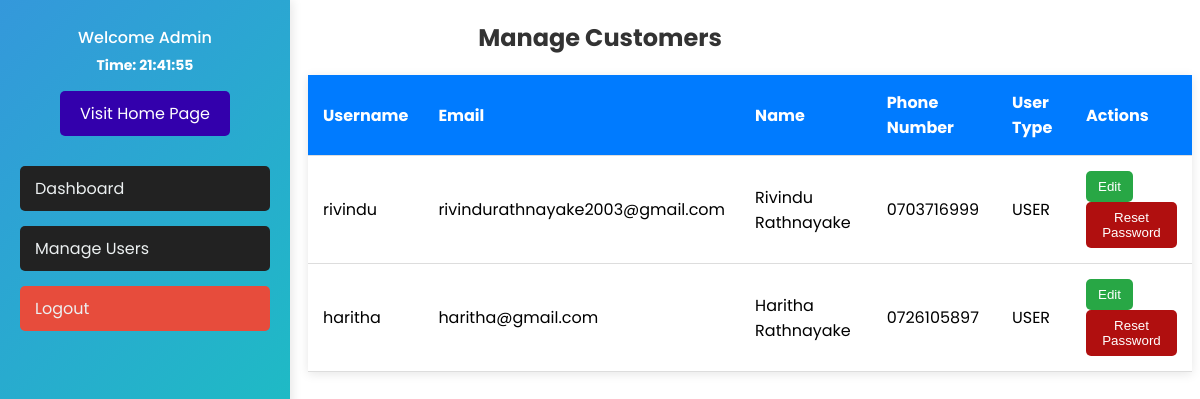
The page /account/admin/manage-regular-users.php (signed in) on the database its author committed.
### tables this page shows
CREATE TABLE IF NOT EXISTS `users` (
  `id` int NOT NULL AUTO_INCREMENT,
  `username` varchar(50) DEFAULT NULL,
  `password` varchar(255) DEFAULT NULL,
  `email` varchar(100) DEFAULT NULL,
  `created_at` timestamp NOT NULL DEFAULT CURRENT_TIMESTAMP,
  `address` varchar(255) DEFAULT NULL,
  `phone_number` varchar(15) DEFAULT NULL,
  `first_name` varchar(255) NOT NULL,
  `last_name` varchar(255) NOT NULL,
  PRIMARY KEY (`id`),
  UNIQUE KEY `username` (`username`)
);

### account/admin/manage-regular-users.php (the view, shortened to what this page needs)
<?php
include '../../global-assets/db.php';
$usersQuery = "SELECT created_at , first_name, last_name, phone_number, email, username FROM users";
$result = mysqli_query($connection, $usersQuery);
?>
<!DOCTYPE html>
<html lang="en">
<head>
    <link rel="stylesheet" href="../../css/manage-shop-manager.css">
    <link rel="stylesheet" href="../../css/admin-sidebar.css">
</head>
<body>
    <h1 class="table-title">Manage Customers</h1>
    <table>
        <thead>
            <tr>
                <th>Username</th>
                <th>Email</th>
                <th>Name</th>
                <th>Phone Number</th>
                <th>User Type</th>
                <th>Actions</th>
            </tr>
        </thead>
        <tbody>
            <?php if (mysqli_num_rows($result) > 0): ?>
                <?php while ($user = mysqli_fetch_assoc($result)): ?>
                    <tr>
                        <td><?php echo htmlspecialchars($user['username']); ?></td>
                        <td><?php echo htmlspecialchars($user['email']); ?></td>
                        <td><?php echo htmlspecialchars($user['first_name'] . ' ' . htmlspecialchars($user['last_name'])); ?></td>
                        <td><?php echo htmlspecialchars($user['phone_number'] ?? ''); ?></td>
                        <td><?php echo htmlspecialchars('USER'); ?></td>
                        <td>
                        <button class="manage-btn" onclick="window.location.href='edit-user-customer.php?username=<?php echo urlencode(htmlspecialchars($user['username'])); ?>'">Edit</button>
                        <button class="reset-password-btn" onclick="resetPassword('<?php echo htmlspecialchars($user['username']); ?>')">Reset Password</button>
                        </td>
                    </tr>
                <?php endwhile; ?>
            <?php else: ?>
                <tr>
                    <td colspan="7">No users found.</td>
                </tr>
            <?php endif; ?>
        </tbody>
    </table>
</body>
</html>

### css/manage-shop-manager.css (style rules this page uses)
.table-title { text-align: center; margin: 20px 10px; font-size: 24px; color: #333; }
table { width: calc(100% - 300px); margin-left: 300px; border-collapse: collapse; box-shadow: 0 2px 10px rgba(0, 0, 0, 0.1); }
thead { background-color: #007BFF; color: white; }
th, td { padding: 15px; text-align: left; border-bottom: 1px solid #dddddd; }
th { font-weight: bold; }
.manage-btn { background-color: #28a745; color: white; border: none; border-radius: 5px; padding: 8px 12px; cursor: pointer; transition: background-color 0.3s; }
.reset-password-btn { background-color: #b00f0f; color: white; border: none; border-radius: 5px; padding: 8px 12px; cursor: pointer; transition: background-color 0.3s; }

### css/admin-sidebar.css (style rules this page uses)
body { font-family: "Poppins", sans-serif; font-weight: 400; font-style: normal; }
aside.sidebar { width: 250px; height: 100vh; background: linear-gradient(135deg, #3498DB, #11d0b7); color: #ECF0F1; padding: 20px; box-shadow: 2px 0 10px rgba(0, 0, 0, 0.1); position: fixed; top: 0; left: 0; }
.user-info { text-align: center; margin-bottom: 30px; }
.user-info p { margin: 5px 0; font-size: 16px; color: #ffffff; font-weight: 500; }
#system-time { font-weight: bold; font-size: 14px; color: #ffffff; }
.user-info a { display: inline-block; margin-top: 10px; padding: 10px 20px; background-color: #3300ac; color: white; text-decoration: none; border-radius: 5px; transition: background-color 0.3s ease; }
nav ul { list-style-type: none; padding: 0; }
nav ul li { margin-bottom: 15px; }
nav ul li a { display: block; padding: 10px 15px; font-size: 16px; color: #ECF0F1; text-decoration: none; background-color: #222222; border-radius: 5px; transition: background-color 0.3s ease; }
nav ul li:last-child a { background-color: #E74C3C; }

### rows shown on the page
users: username "rivindu", email "rivindurathnayake2003@gmail.com", first_name+last_name "Rivindu Rathnayake", phone_number "0703716999"
users: username "haritha", email "haritha@gmail.com", first_name+last_name "Haritha Rathnayake", phone_number "0726105897"
